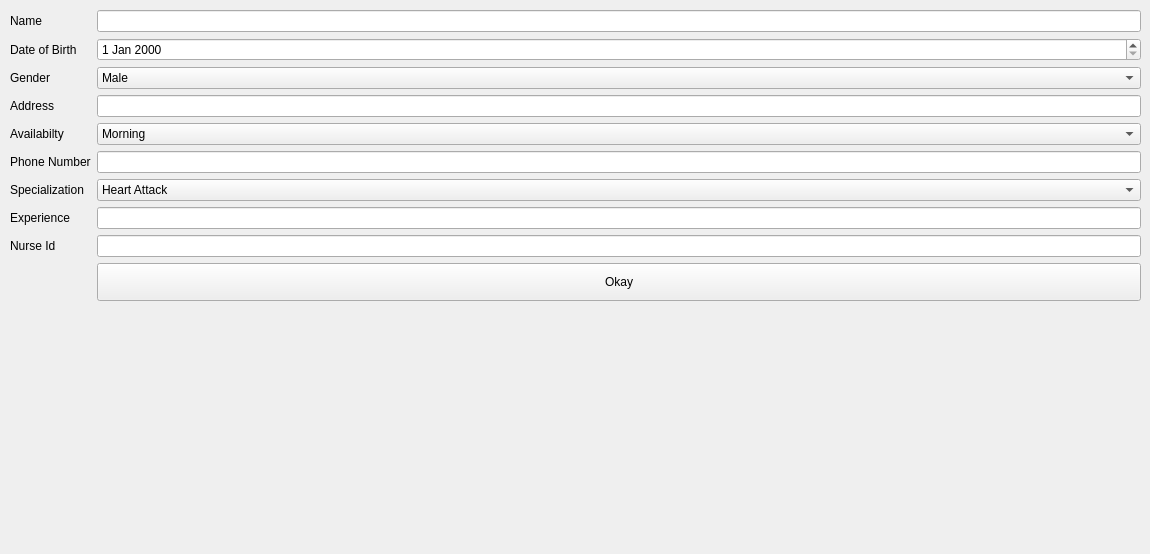
              <widget class="QWidget" name="nurse_form">
               <widget class="QWidget" name="layoutWidget_3">
                <property name="geometry">
                 <rect>
                  <x>10</x>
                  <y>10</y>
                  <width>1131</width>
                  <height>535</height>
                 </rect>
                </property>
                <layout class="QFormLayout" name="formLayout_4">
                 <item row="0" column="0">
                  <widget class="QLabel" name="label_39">
                   <property name="text">
                    <string>Name</string>
                   </property>
                  </widget>
                 </item>
                 <item row="0" column="1">
                  <widget class="QLineEdit" name="nurse_name"/>
                 </item>
                 <item row="1" column="0">
                  <widget class="QLabel" name="label_40">
                   <property name="text">
                    <string>Date of Birth</string>
                   </property>
                  </widget>
                 </item>
                 <item row="1" column="1">
                  <widget class="QDateEdit" name="nurse_date"/>
                 </item>
                 <item row="2" column="0">
                  <widget class="QLabel" name="label_41">
                   <property name="text">
                    <string>Gender</string>
                   </property>
                  </widget>
                 </item>
                 <item row="2" column="1">
                  <widget class="QComboBox" name="comboBox_gender_2">
                   <item>
                    <property name="text">
                     <string>Male</string>
                    </property>
                   </item>
                   <item>
                    <property name="text">
                     <string>Female</string>
                    </property>
                   </item>
                   <item>
                    <property name="text">
                     <string>Transgender</string>
                    </property>
                   </item>
                  </widget>
                 </item>
                 <item row="3" column="0">
                  <widget class="QLabel" name="label_42">
                   <property name="text">
                    <string>Address</string>
                   </property>
                  </widget>
                 </item>
                 <item row="3" column="1">
                  <widget class="QLineEdit" name="nurse_address"/>
                 </item>
                 <item row="4" column="0">
                  <widget class="QLabel" name="label_43">
                   <property name="text">
                    <string>Availabilty</string>
                   </property>
                  </widget>
                 </item>
                 <item row="4" column="1">
                  <widget class="QComboBox" name="comboBox_gender_3">
                   <item>
                    <property name="text">
                     <string>Morning</string>
                    </property>
                   </item>
                   <item>
                    <property name="text">
                     <string>Evening</string>
                    </property>
                   </item>
                   <item>
                    <property name="text">
                     <string>Night</string>
                    </property>
                   </item>
                  </widget>
                 </item>
                 <item row="5" column="0">
                  <widget class="QLabel" name="label_44">
                   <property name="text">
                    <string>Phone Number</string>
                   </property>
                  </widget>
                 </item>
                 <item row="5" column="1">
                  <widget class="QLineEdit" name="nurse_phone"/>
                 </item>
                 <item row="6" column="0">
                  <widget class="QLabel" name="label_45">
                   <property name="text">
                    <string>Specialization</string>
                   </property>
                  </widget>
                 </item>
                 <item row="6" column="1">
                  <widget class="QComboBox" name="comboBox_special_2">
                   <item>
                    <property name="text">
                     <string>Heart Attack</string>
                    </property>
                   </item>
                   <item>
                    <property name="text">
                     <string>ENT(Ears Nose Throat)</string>
                    </property>
                   </item>
                   <item>
                    <property name="text">
                     <string>Brain Tumour</string>
                    </property>
                   </item>
                   <item>
                    <property name="text">
                     <string>Keera</string>
                    </property>
                   </item>
                  </widget>
                 </item>
                 <item row="7" column="0">
                  <widget class="QLabel" name="label_48">
                   <property name="text">
                    <string>Experience</string>
                   </property>
                  </widget>
                 </item>
                 <item row="7" column="1">
                  <widget class="QLineEdit" name="nurse_exp"/>
                 </item>
                 <item row="8" column="0">
                  <widget class="QLabel" name="label_47">
                   <property name="text">
                    <string>Nurse Id</string>
                   </property>
                  </widget>
                 </item>
                 <item row="8" column="1">
                  <widget class="QLineEdit" name="nurse_id"/>
                 </item>
                 <item row="9" column="1">
                  <widget class="QPushButton" name="pushButton_2">
                   <property name="minimumSize">
                    <size>
                     <width>114</width>
                     <height>38</height>
                    </size>
                   </property>
                   <property name="maximumSize">
                    <size>
                     <width>1045</width>
                     <height>16777215</height>
                    </size>
                   </property>
                   <property name="text">
                    <string>Okay</string>
                   </property>
                  </widget>
                 </item>
                </layout>
               </widget>
              </widget>
